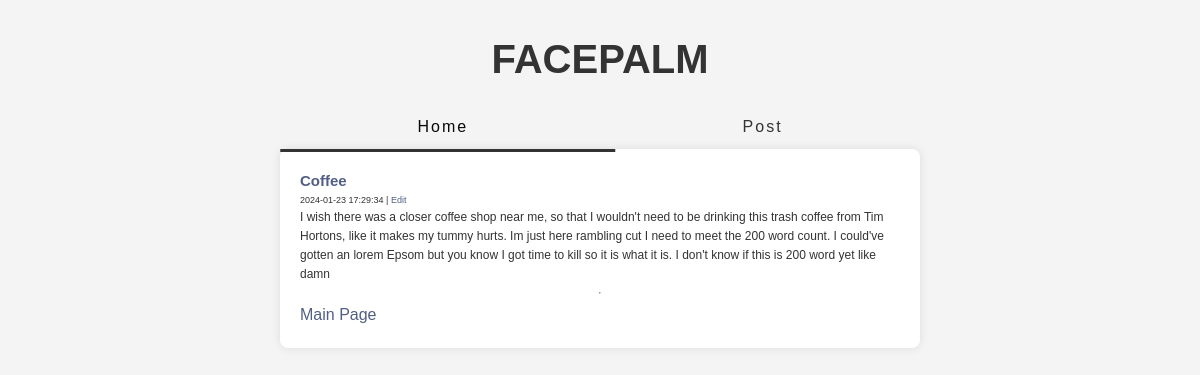
The app's page /show.php?id=8 with its own data.
### tables this page shows
CREATE TABLE `Blog` (
  `id` int(50) NOT NULL,
  `Title` varchar(50) NOT NULL,
  `Content` varchar(500) NOT NULL,
  `Date` timestamp NOT NULL DEFAULT current_timestamp() ON UPDATE current_timestamp()
);

### show.php (the view, shortened to what this page needs)
<?php
require('connect.php');
if (isset($_GET['id'])) {
    $postId = $_GET['id'];
    $query = "SELECT * FROM blog WHERE id = :id";
    $statement = $db->prepare($query);
    $statement->bindParam(':id', $postId);
    $statement->execute();
    $row = $statement->fetch();
}
?>
<!DOCTYPE html>
<html lang="en">
<head>
    <link rel="stylesheet" href="main-1.css">
</head>
<body>
    <?php include('nav.php'); ?>
    <div class="container">
        <div class="post">
            <div class="title"><?= $row['Title'] ?></div>
            <div class="timestamp"><?= $row['Date'] ?> | <a href="edit.php?id=<?= $row['id'] ?>"> Edit</a></div>
            <div class="content"><?= $row['Content'] ?></div>
            <hr>
        </div>
        <div class="goback">
            <a href="index-1.php">Main Page</a>
        </div>
    </div>
</body>
</html>

### main-1.css (style rules this page uses)
html, body { font-family: 'Helvetica', sans-serif; line-height: 1.6; color: #333; background-color: #f4f4f4; margin: 0; padding: 0; }
.container { width: 600px; margin: 20px auto; padding: 20px; background-color: #fff; border-radius: 8px; box-shadow: 0 0 10px rgba(0, 0, 0, 0.1); }
a { color: #525f85; text-decoration: none; transition: color 0.1s ease; }
.post { display: flex; flex-direction: column; }
.post .title { font-size: 15px; font-weight: 800; color: #525f85; }
.post .timestamp { font-size: 9px; }
.post .content { font-size: 12px; }

### records on screen
blog: Title "Coffee", Date "2024-01-23 17:29:34", Content "I wish there was a closer coffee shop near me, so that I wouldn't need to be drinking this trash coffee from Tim Hortons, like it makes my tummy hurts. Im just here rambling cut I need to meet the 200 word count. I could've gotten an lorem Epsom but you know I got time to kill so it is what it is. I don't know if this is 200 word yet like damn"
